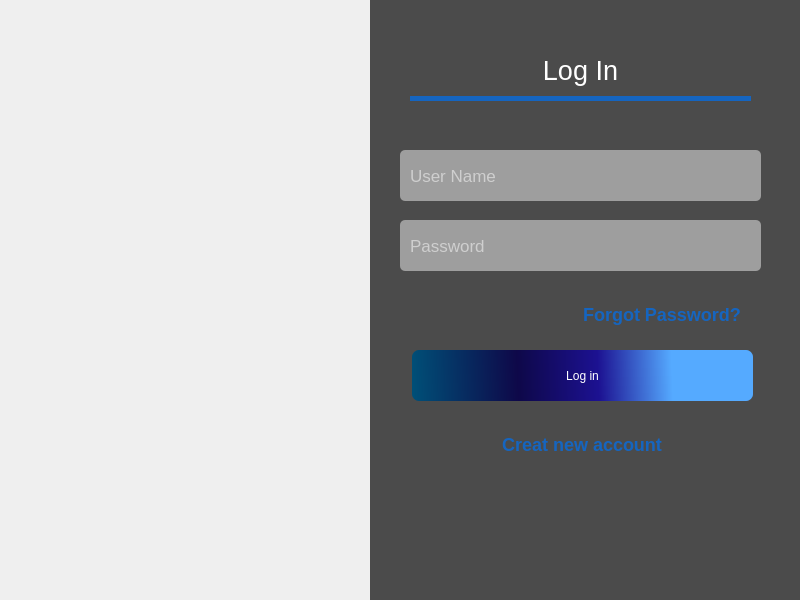
<?xml version="1.0" encoding="UTF-8"?>
<ui version="4.0">
 <class>MainWindow</class>
 <widget class="QMainWindow" name="MainWindow">
  <property name="geometry">
   <rect>
    <x>0</x>
    <y>0</y>
    <width>800</width>
    <height>600</height>
   </rect>
  </property>
  <property name="minimumSize">
   <size>
    <width>800</width>
    <height>600</height>
   </size>
  </property>
  <property name="maximumSize">
   <size>
    <width>800</width>
    <height>600</height>
   </size>
  </property>
  <property name="windowTitle">
   <string>MainWindow</string>
  </property>
  <widget class="QWidget" name="centralwidget">
   <widget class="QWidget" name="widget" native="true">
    <property name="geometry">
     <rect>
      <x>0</x>
      <y>0</y>
      <width>381</width>
      <height>601</height>
     </rect>
    </property>
    <property name="styleSheet">
     <string notr="true">border-image: url(:/new/prefix1/0b630b5c1661bedebafff0680d6d1876.jpg);</string>
    </property>
   </widget>
   <widget class="QWidget" name="widget_2" native="true">
    <property name="geometry">
     <rect>
      <x>370</x>
      <y>0</y>
      <width>431</width>
      <height>601</height>
     </rect>
    </property>
    <property name="styleSheet">
     <string notr="true">background-color: rgb(75, 75, 75);
</string>
    </property>
    <widget class="QLabel" name="label">
     <property name="geometry">
      <rect>
       <x>40</x>
       <y>40</y>
       <width>341</width>
       <height>61</height>
      </rect>
     </property>
     <property name="styleSheet">
      <string notr="true">font: 9pt &quot;Stencil&quot;;
border-bottom:5px solid #1565C0;
color:#fff;
</string>
     </property>
     <property name="text">
      <string>&lt;html&gt;&lt;head/&gt;&lt;body&gt;&lt;p align=&quot;center&quot;&gt;&lt;span style=&quot; font-size:20pt;&quot;&gt;Log In&lt;/span&gt;&lt;/p&gt;&lt;/body&gt;&lt;/html&gt;</string>
     </property>
    </widget>
    <widget class="QLineEdit" name="username_edt">
     <property name="geometry">
      <rect>
       <x>30</x>
       <y>150</y>
       <width>361</width>
       <height>51</height>
      </rect>
     </property>
     <property name="styleSheet">
      <string notr="true">border-radius:5px;
padding-left:8px;
color:#fff;
background-color:#9E9E9E;
font-size:17px;</string>
     </property>
     <property name="placeholderText">
      <string>User Name</string>
     </property>
    </widget>
    <widget class="QLineEdit" name="password_edt">
     <property name="geometry">
      <rect>
       <x>30</x>
       <y>220</y>
       <width>361</width>
       <height>51</height>
      </rect>
     </property>
     <property name="styleSheet">
      <string notr="true">border-radius:5px;
padding-left:8px;
color:#fff;
background-color:#9E9E9E;
font-size:17px;</string>
     </property>
     <property name="echoMode">
      <enum>QLineEdit::Password</enum>
     </property>
     <property name="placeholderText">
      <string>Password</string>
     </property>
    </widget>
    <widget class="QPushButton" name="login_btn">
     <property name="geometry">
      <rect>
       <x>42</x>
       <y>350</y>
       <width>341</width>
       <height>51</height>
      </rect>
     </property>
     <property name="cursor">
      <cursorShape>PointingHandCursor</cursorShape>
     </property>
     <property name="styleSheet">
      <string notr="true">QPushButton{
border-radius:7px;
background-color: qlineargradient(spread:pad, x1:0, y1:1, x2:1, y2:0.994, stop:0 rgba(0, 80, 120, 255), stop:0.3125 rgba(14, 8, 73, 255), stop:0.548077 rgba(28, 17, 145, 255), stop:0.764423 rgba(85, 170, 255, 255));
color:#fff;
font: 12pt &quot;MS Reference Sans Serif&quot;;
 transition: 0.3s;
}
QPushButton:hover{
background-color:#4203f4;
 border:1px solid rgb(0,0,0);
}

</string>
     </property>
     <property name="text">
      <string>Log in</string>
     </property>
    </widget>
    <widget class="QPushButton" name="pushButton">
     <property name="geometry">
      <rect>
       <x>210</x>
       <y>300</y>
       <width>171</width>
       <height>29</height>
      </rect>
     </property>
     <property name="cursor">
      <cursorShape>PointingHandCursor</cursorShape>
     </property>
     <property name="styleSheet">
      <string notr="true">color:#1565C0;
font-size:18px;
padding-right:7px;
font-weight:800;
background-color: rgb(75, 75, 75);
border:none;</string>
     </property>
     <property name="text">
      <string>Forgot Password?</string>
     </property>
    </widget>
    <widget class="QPushButton" name="pushButton_2">
     <property name="geometry">
      <rect>
       <x>130</x>
       <y>430</y>
       <width>171</width>
       <height>29</height>
      </rect>
     </property>
     <property name="cursor">
      <cursorShape>PointingHandCursor</cursorShape>
     </property>
     <property name="styleSheet">
      <string notr="true">color:#1565C0;
font-size:18px;
padding-right:7px;
font-weight:800;
background-color: rgb(75, 75, 75);
border:none;</string>
     </property>
     <property name="text">
      <string>Creat new account</string>
     </property>
    </widget>
   </widget>
  </widget>
 </widget>
 <resources/>
 <connections/>
</ui>
